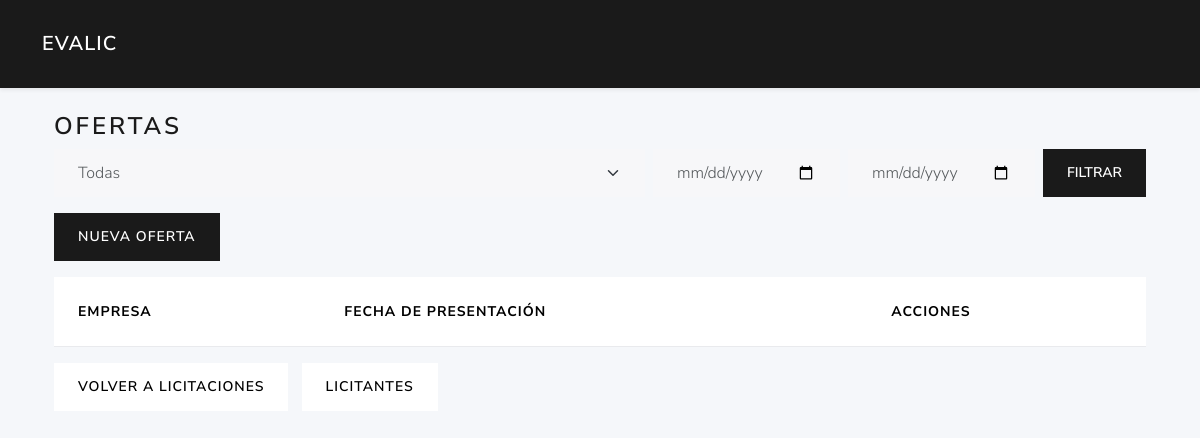
/ofertas/, run on an earlier commit of the app's database.
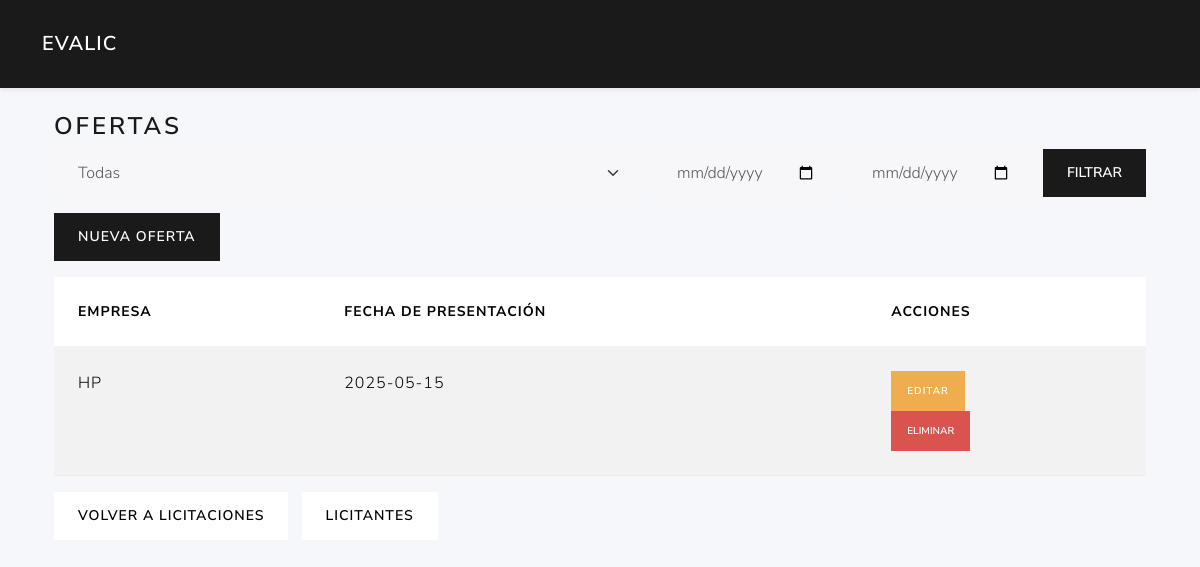
And on a later commit of the database.
### tables this page shows
CREATE TABLE ofertas (
        fechapresentacion TEXT NOT NULL,
        admitidasobre1 INTEGER,             
        licitacion_id INTEGER NOT NULL,
        licitante_id INTEGER NOT NULL,
        PRIMARY KEY (licitacion_id,licitante_id)                                       
        FOREIGN KEY (licitacion_id) REFERENCES licitaciones(id)
        FOREIGN KEY (licitante_id) REFERENCES licitantes(id)                                                           
    );

CREATE TABLE licitantes (
        id  INTEGER PRIMARY KEY AUTOINCREMENT,
        nombreempresa TEXT NOT NULL,
        cif text NOT NULL,
        direccion text,
        ciudad text,
        provincia text,
        telefono text,
        email text                                                                                                                            
    );

### routes/ofertas_routes.py (the view, shortened to what this page needs)
@ofertas_bp.route('/')
def index():
    licitacion_id = request.args.get('licitacion_id')
    all_ofertas = list_ofertas_logic(current_app, licitacion_id)
    ofertas     = all_ofertas
    filtro_empresa = request.args.get('filtro_empresa', '').strip()
    fecha_desde    = request.args.get('fecha_desde', '')
    fecha_hasta    = request.args.get('fecha_hasta', '')
    if filtro_empresa:
        ofertas = [
            o for o in ofertas
            if filtro_empresa.lower() in (o['nombreempresa'] or '').lower()
        ]
    empresas = sorted({o['nombreempresa'] for o in all_ofertas if o['nombreempresa']})
    return render_template(
        'ofertas/index.html',
        ofertas=ofertas,
        licitacion_id=licitacion_id,
        empresas=empresas,
        request=request
    )

### app.py (called while the page is built)
def create_app():
    app = Flask(__name__)
    app.config.from_object(Config)
    @app.context_processor
    def utility_processor():
        from flask import request, url_for
        def url_for_other_page(page):
            args = request.args.copy()
            args['page'] = page
            return url_for('licitaciones.index', **args)
        return dict(url_for_other_page=url_for_other_page)
    app.teardown_appcontext(close_connection)
    with app.app_context():
        init_db(app)
    app.register_blueprint(auth_bp)
    app.register_blueprint(user_bp)
    app.register_blueprint(licitaciones_bp)
    app.register_blueprint(ofertas_bp)
    app.register_blueprint(licitantes_bp)
    app.register_blueprint(evaluador_bp)
    from routes.criterios_routes import criterios_bp
    app.register_blueprint(criterios_bp)
    return app

### models/dao.py (called while the page is built)
def get_db(app):
    db = getattr(g, '_database', None)
    if db is None:
        db = g._database = sqlite3.connect(app.config['DATABASE'])
        db.row_factory = sqlite3.Row
    return db

def close_connection(exception):
    db = getattr(g, '_database', None)
    if db is not None:
        db.close()

### templates/ofertas/index.html (shortened to what this page needs)
{% extends 'base.html' %}
{% block content %}
<div class="container">
  <h3>Ofertas{% if licitacion_id %} de Licitación {{ licitacion_id }}{% endif %}</h3>
  <form method="get" class="row g-2 mb-3 align-items-end">
    <div class="col">
      <select class="form-select" id="filtro_empresa" name="filtro_empresa">
        <option value="">Todas</option>
      </select>
    </div>
    <div class="col-auto">
      <input type="date"
             class="form-control"
             id="fecha_desde"
             name="fecha_desde"
             value="{{ request.args.get('fecha_desde','') }}">
    </div>
    <div class="col-auto">
      <input type="date"
             class="form-control"
             id="fecha_hasta"
             name="fecha_hasta"
             value="{{ request.args.get('fecha_hasta','') }}">
    </div>
    <div class="col-auto ms-auto">
      <button type="submit" class="btn btn-primary">Filtrar</button>
    </div>
  </form>
  <div class="mb-3">
    <a href="{{ url_for('ofertas.new', licitacion_id=licitacion_id, next=request.url) }}" class="btn btn-primary">Nueva Oferta</a>
  </div>
  <table class="table table-striped">
    <thead>
      <tr>
        <th>Empresa</th>
        <th>Fecha de presentación</th>
        <th>Acciones</th>
      </tr>
    </thead>
    <tbody>
      {% for o in ofertas %}
        <tr>
          <td>{{ o.nombreempresa }}</td>
          <td>{{ o.fechapresentacion }}</td>
          <td>
            <a href="{{ url_for('ofertas.edit', licitacion_id=licitacion_id, licitante_id=o.licitante_id, next=request.url) }}" class="btn btn-sm btn-warning">Editar</a>
            <form method="post">
              <button class="btn btn-sm btn-danger" onclick="return confirm('Eliminar oferta?');">Eliminar</button>
            </form>
          </td>
        </tr>
      {% endfor %}
    </tbody>
  </table>
  <a href="{{ url_for('licitaciones.edit_licitacion_route', lic_id=licitacion_id) }}" class="btn btn-secondary">Volver a Licitaciones</a>
  <a href="{{ url_for('licitantes.index', licitacion_id=licitacion_id) }}" class="btn btn-secondary ms-2">Licitantes</a>
</div>
{% endblock %}

What changed in the data, as far as the page shows it:
added ofertas: nombreempresa "HP", fechapresentacion "2025-05-15"
